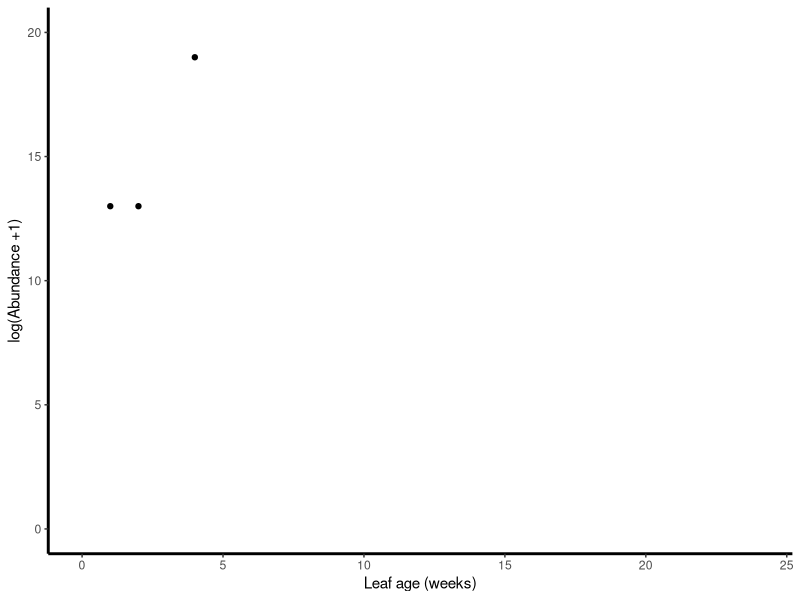
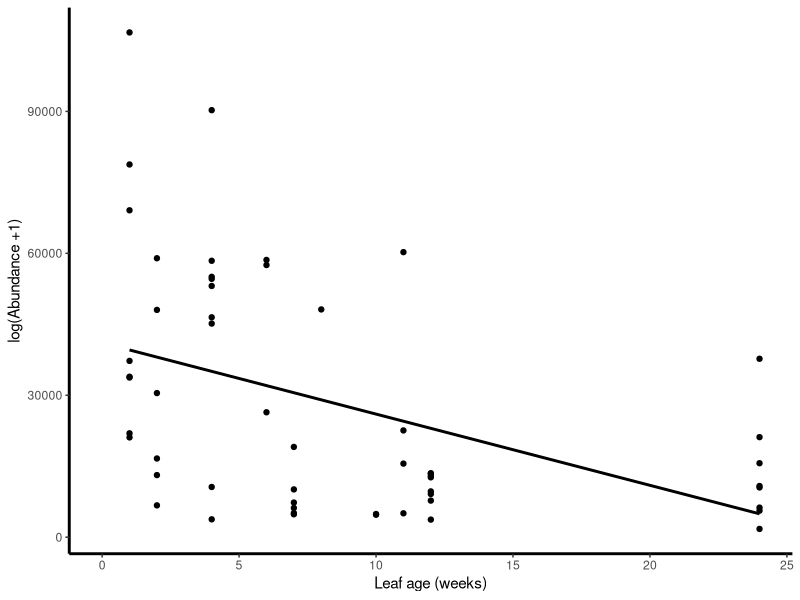
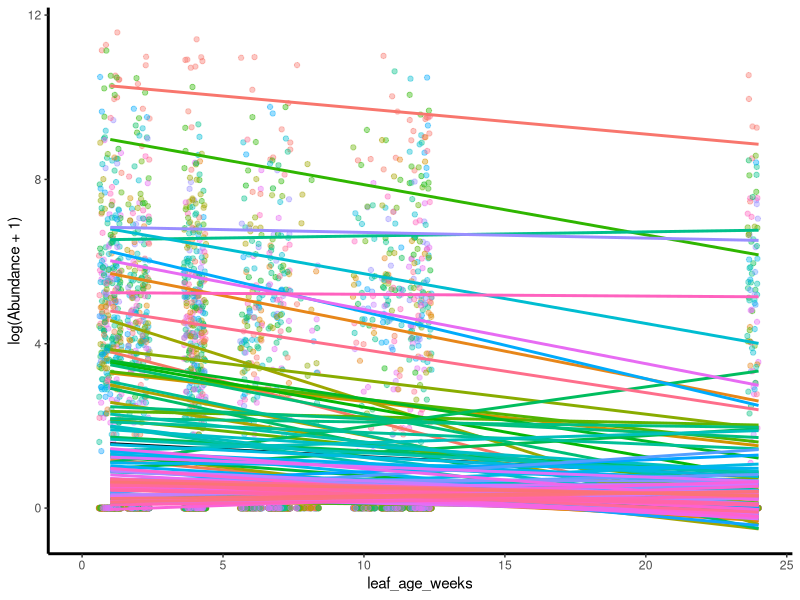

Recreate these plots in R, in order. (Note: this script raises an error after producing the figures.)
#title: "FunExp_v11"
#author: "Dr CG"
#date:"1/13/2023"

# Libraries
library(ggplot2)
library(vegan)
library(dplyr)
library(plyr)
library(lme4)
library(nlme)
library(gridExtra)
library(reshape2)
library(car)
library(MASS)

# Plot themes
## With legend
Theme=theme_classic(base_size=11, base_family="Helvetica") +
  theme(axis.line = element_line(size = 1, colour = "black", linetype = "solid")) +theme(plot.title = element_text(size = 12))
## Without legends
Theme2=Theme+ theme(legend.position="none") + theme(panel.border=element_rect(fill=NA))

# Load data
ASVtable.fundiv=read.table('input_data/ASVtable_forGLM_FunExp12023-01-04.txt', header=TRUE)
ASVtable.fundiv1=ASVtable.fundiv[,-1]
taxatable=read.table('input_data/taxtable_FunExp12023-01-04.txt', header=TRUE)

# from FunASV_v8: create an iterative GLM function
## ### To Iterate the GLM:

#* glm (gaussian distribution) vs null model
#* Store the model's outputs and the comparison with the null. 

#Input:
#* wide format dataset with ASV, fundiv data: ASVtable.fundiv1
#* list of taxa with number, DNA sequence, taxonomic affiliation and organized from more abundant to least abundant: taxatable

IterativeGLM_Fun <- function(ASVfun, taxatable){
  ASVfun_names=names(ASVfun)[1:1375]
  # create objects to store model results
  model.glmFun.results=c() # store model coefficients and output
  model.glmFun.evaluation=c() # store comparison between models
  
  for (i in 1:length(ASVfun_names)) {
    ASVdataFun=(ASVfun[,c(i,1376:1393)])
    names(ASVdataFun)[1]='ASVrelabun'
    
    # skip columns with 0 to 4 appearances
    ASVdataFun_presence=ASVdataFun[1]
    ASVdataFun_presence[which(ASVdataFun_presence>1),]=1
    if (sum(ASVdataFun_presence)<5) {print('low occurrence (<2)')} else {
      
      tax_rownum=which(taxatable$ASVcode==ASVfun_names[i])
      
      # data clean up steps   
      if (length(which(ASVdataFun$ASVrelabun==0))>0) {
        ASVdataFun=ASVdataFun[-which(ASVdataFun$ASVrelabun==0),] } else {print('nope')}
      if (length(which(is.na(ASVdataFun$W_Change)))>0) {
        ASVdataFun=ASVdataFun[-which(is.na(ASVdataFun$W_Change)),] } else {print('nope2')}
      
      # Check progress
      print(paste('Progress:', (ASVfun_names[i]), 
                  (taxatable$Family[tax_rownum]),
                  (taxatable$Genus[tax_rownum]), sep=' '))
      
      # Model runs
      # GLM with gaussian distribution
      Mod.fun1=lm(W_Change ~ ASVrelabun, data=ASVdataFun)
      Mod1.summary=summary(Mod.fun1)
      Mod1.coeff=Mod1.summary$coefficients
      # Null model
      Mod.null=glm(W_Change ~ 1, data=ASVdataFun)
      
      # Model comparison
      Mod1.aov=anova(Mod.fun1, Mod.null, test='Chisq')
      aic.model=AIC(Mod.fun1,Mod.null)		
      
      # Store coefficients
      coeff.full.model = data.frame((Mod1.summary$coefficients), 
                                    adj.p=p.adjust(Mod1.summary$coefficients[,2]), 
                                    Family=rep(taxatable$Family[tax_rownum],2),
                                    Genus=rep(taxatable$Genus[tax_rownum],2),
                                    ASVcode=rep(ASVfun_names[i],2), 
                                    ASVseq=rep(taxatable$ASVseq[tax_rownum], 2)) 
      # Store comparison
      coeff.aov = data.frame(model=c(paste(ASVfun_names[tax_rownum], 'null.model', sep='_'),
                                     paste(ASVfun_names[tax_rownum], 'full.model', sep='_')), 
                             resid.df=Mod1.aov[1], resid.dev=Mod1.aov[2], deviance=Mod1.aov[[4]], 
                             AIC=aic.model$AIC, chisq.p=Mod1.aov[[5]], adj.p=p.adjust(Mod1.aov[[5]]), 
                             Family=rep(taxatable$Family[tax_rownum],2) ,
                             Genus=rep(taxatable$Genus[tax_rownum],2), 
                             ASVcode=rep(ASVfun_names[i],2),
                             ASVseq=rep(taxatable$ASVseq[tax_rownum],2))		
      
      # format results table
      model.glmFun.results=(rbind(model.glmFun.results, coeff.full.model)) 		
      model.glmFun.evaluation=(rbind(model.glmFun.evaluation, coeff.aov))		
    }
  }
  # Finalize output:
  dim(model.glmFun.results) # check for expected dimensions
  # Add names to the columns of output tables:
  names(model.glmFun.results)=c('Estimate', 'Serror', 't.value', 'p.value', 'p.adjust','Family', 'Genus', 'ASVcode','ASVseq')
  names(model.glmFun.evaluation)=c('Model', 'df', 'Resid.dev', 'Deviance',  'AIC', 'p.value','adjust.p', 'Family', 'Genus', 'ASVcode','ASVseq')
  
  # Store both objects within a list
  model.results.output.glmFun=list(coefficients=model.glmFun.results, evaluation=model.glmFun.evaluation)
  
  return(model.results.output.glmFun)
}

# run the function
## with all ASVs
model.results.trial1=IterativeGLM_Fun(ASVtable.fundiv1, taxatable)
### clean and save the tables
models.coefficients1 = model.results.trial1$coefficients
models.evals1 = model.results.trial1$evaluation
#glm.models.coeff = paste(outPATH, 'ASV_glm_coefficients_FunExp1', date,'.txt', sep='')
#glm.models.evals = paste(outPATH, 'ASV_glm_evals_FunExp1', date,'.txt', sep='')
  #write.table(models.coefficients1, glm.models.coeff, sep="\t")
  #write.table(models.evals1, glm.models.evals, sep="\t")


# sort the output tables
## create lists to store potential ASVs correlated with function
list_asv_slopePos.Fun=c()
list_asv_noslope.Fun=c()
list_asv_slopeNeg.Fun=c()

# list of ASV codes to go through:
ASVfun_names=names(ASVtable.fundiv1)[1:1375]

for (i in 1:length(ASVfun_names)){
  # check that the ASV is present in the dataset
  if (sum(which(models.coefficients1$ASVcode==ASVfun_names[i]))==0) { print(paste(ASVfun_names[i], 'ASV not found'))
  } else {
    
    # extract the slope estimate:
    ASVabund.estimate= models.coefficients1[which(models.coefficients1$ASVcode==ASVfun_names[i]),1][2]
    # extract the p value:
    ASVabund.p= models.coefficients1[which(models.coefficients1$ASVcode==ASVfun_names[i]),5][2]
    ASVcode= models.coefficients1[which(models.coefficients1$ASVcode==ASVfun_names[i]),8][2]
    ASVGenus= models.coefficients1[which(models.coefficients1$ASVcode==ASVfun_names[i]),6][2]
    
    # inform of progress:  
    print(paste('Progress:', i, ASVcode, ASVGenus))
    
    # check that output differs from NA
    if (is.na(ASVabund.p)) { 
      print(paste(ASVfun_names[i], 'p value was NA'))
      list_asv_noslope.Fun=rbind(list_asv_noslope.Fun, c(ASVfun_names[i], ASVabund.estimate, ASVabund.p))
    } else {
      
      # Sort the taxa
      # if the taxa has a positive slope estimate and a significant adjusted p value -> accept and store ASVcode
      if (ASVabund.estimate > 0 && ASVabund.p < 0.05 ) {
        list_asv_slopePos.Fun=rbind(list_asv_slopePos.Fun, c(ASVfun_names[i], ASVabund.estimate, ASVabund.p))
      } else   { 
        # if the taxa has a negative slope estimate and a significant adjusted p value -> accept and store ASVcode
        if (ASVabund.estimate < 0 && ASVabund.p < 0.05 ) {
          list_asv_slopeNeg.Fun=rbind(list_asv_slopeNeg.Fun, c(ASVfun_names[i], ASVabund.estimate, ASVabund.p))
        } else {
          # store non significant and NA results ASV in noslope list
          list_asv_noslope.Fun=c(list_asv_noslope.Fun, paste(ASVfun_names[i], ASVabund.estimate, ASVabund.p)) 
        }
      } 
    }
  }
}


#### Edit the sorted tables and save
#Change from matrix to data frame and add column names.
#Focus on negative and positive slopes from here on. 
list_asv_slopePos.Fun.df=data.frame(list_asv_slopePos.Fun)
  colnames(list_asv_slopePos.Fun.df)=c('ASVcode', 'ASVestimate', 'ASVp.value')
  listPos.rank=list_asv_slopePos.Fun.df[order(list_asv_slopePos.Fun.df$ASVestimate),]

list_asv_slopeNeg.Fun.df=data.frame(list_asv_slopeNeg.Fun)
  colnames(list_asv_slopeNeg.Fun.df)=c('ASVcode', 'ASVestimate', 'ASVp.value')
  listNeg.rank=list_asv_slopeNeg.Fun.df[order(list_asv_slopeNeg.Fun.df$ASVestimate),]

list_asv_noslope.Fun.df=data.frame(list_asv_noslope.Fun)
  colnames(list_asv_noslope.Fun.df)=c('ASVcode', 'ASVestimate', 'ASVp.value')
  listnoslope.rank=list_asv_noslope.Fun.df[order(list_asv_noslope.Fun.df$ASVestimate),]
  
# Merge the lists with their taxonomic affiliations
  listPos.rank_taxa=left_join(listPos.rank, taxatable)
  listnoslope.rank_taxa=left_join(listnoslope.rank, taxatable)
  listNeg.rank_taxa=left_join(listNeg.rank, taxatable)
  
# Merge all lists
  ASVslope_sorted=rbind(
    data.frame(Slope=rep('Positive',dim(listPos.rank_taxa)[1]), listPos.rank_taxa),
    data.frame(Slope=rep('Neutral',dim(listnoslope.rank_taxa)[1]), listnoslope.rank_taxa),
    data.frame(Slope=rep('Negative',dim(listNeg.rank_taxa)[1]), listNeg.rank_taxa))

# prepare dataset
  # select the columns that will go into the long format:
  # include treatment, leaf age, and taxa that were realted to function
  ASVfor_melt=ASVtable.fundiv[,c(which(colnames(ASVtable.fundiv)%in%(ASVslope_sorted$ASVcode)),1387,1389)]

# Then use melt to go from the wide table format to the long table format. 
  otumelt_fun=melt(ASVfor_melt, id=c("treatment", "leaf_age_weeks"))
  length(names(otumelt_fun))
  names(otumelt_fun)[(length(names(otumelt_fun))-1):length(names(otumelt_fun))]=c("ASVcode", "Abundance") # the last two columns will represent the ASV code an the abundance value 
  head(otumelt_fun)
  
  otumelt2=left_join(otumelt_fun, taxatable,  by='ASVcode')
  
  # make sure the relative abundance column is numeric
  otumelt2$Abundance=as.numeric(as.character(otumelt2$Abundance))
  
  # remove rows with no information in the treatment and leaf age (where did these come from?)
  otumelt3=otumelt2[-which(is.na(otumelt2$treatment)),]
  head(otumelt3)

#### Generate list of ASVs with taxonomic and abundance data
  ASVlist=unique(otumelt2$ASVcode)	
  length(ASVlist)
  # calculate means for abundance per taxon
  ASVlist_means=ddply(otumelt2, .(ASVcode), summarize,  Abund=mean(Abundance, na.rm=TRUE))
  ASVlist_means=ASVlist_means[order(ASVlist_means$Abund, decreasing=TRUE),]
  ASVlist2=left_join(ASVlist_means, taxatable)
  
#### research questions:
  #### Do the most functional taxa increase over time?
  #ASV691 was identified as a low abundance taxon with the highest performance and classified as Rodobacter sp. 
  otumelt3_ASV691=otumelt3[which(otumelt3$ASVcode=='ASV691'),]
  otumelt3_ASV691_w0=otumelt3_ASV691[-which(otumelt3_ASV691$Abundance==0),]
  ggplot(otumelt3_ASV691_w0, aes(leaf_age_weeks, (Abundance+1))) + geom_point() + 
  ylim(0,20) +xlim(0, 24) +  Theme + 
    xlab('Leaf age (weeks)') + ylab('log(Abundance +1)')
  
  #### Do the most abundant taxa increase over time?
  #ASV1 Enterobacteraceae - It was identified as having a significant negative relationship with function.
  otumelt3_ASV1=otumelt3[which(otumelt3$ASVcode=='ASV1'),]
  otumelt3_ASV1_w0=otumelt3_ASV1#[-which(otumelt3_ASV1$Abundance==0),]
  ggplot(otumelt3_ASV1_w0, aes(leaf_age_weeks, (Abundance+1))) + geom_point() +xlim(0, 24) + 
    geom_smooth(method='lm', se=FALSE, color='black') + Theme + 
    xlab('Leaf age (weeks)') + ylab('log(Abundance +1)')
  
  #### Are there general trends of taxa over time?
  #Plot them all together to see general trends. this suggests:
  #  * most abundant ones decrease a few remain constant. 
  #  * some of the less aboundant increase with time
  ggplot(otumelt3, aes(leaf_age_weeks, log(Abundance+1))) + 
    geom_jitter(aes(color=ASVcode), alpha=0.4) +xlim(0, 24) + 
    geom_smooth(method='lm', se=FALSE, color='black') + 
    theme(legend.position='none') + geom_smooth(method='lm', aes(color=ASVcode), se=FALSE) + 
    Theme + theme(legend.position='none')
  
  ### Iterative GLM model
 # Now build an iterative model function:
  #  * glm (poisson distribution) vs null model
  # * Store the model's outputs and the comparison with the null. 
# Input:
#* long format dataset with ASV and metadata: otumel2
#* list of taxa with number, DNA sequence, taxonomic affiliation and organized from more abundant to least abundant: ASVlist2
  IterativeGLM1 <- function(long_data, ASVlist2){
    model.results.otuA=c() # store model coefficients and output
    model.evaluation.otuA=c() # store comparison between models
    
    for (i in 1:length(ASVlist2$ASVcode)){
      # extract data
      OTUdata=otumelt2[which(otumelt2$ASVcode%in%ASVlist2$ASVcode[i]),] 
      OTUdata2=OTUdata 
      # GLM with Poisson distribution
      Mod1=glm.nb(Abundance ~ leaf_age_weeks, data=OTUdata2)
      Mod1.summary=summary(Mod1)
      Mod1.coeff=Mod1.summary$coefficients
      # Null model
      Mod1.null=glm.nb(Abundance ~ 1, data=OTUdata2)
      Mod1.aov=anova(Mod1, Mod1.null, test='Chisq')
      # Comparison	
      aic.model=AIC(Mod1,Mod1.null)
      # store coefficients
      coeff.full.model = data.frame((Mod1.summary$coefficients), 
                                    adj.p=p.adjust(Mod1.summary$coefficients[,2]), 
                                    ASVcode=rep(unique(OTUdata2$ASVcode), 2), 
                                    Family=rep(OTUdata2$Family[i],2) ,
                                    Genus=rep(OTUdata2$Genus[i],2), 
                                    ASVcode=rep(ASVlist2$ASVcode[i],2)) 
      # store comparison
      
      coeff.aov = data.frame(model=c(paste(unique(OTUdata2$ASVcode), 'null.model', sep='_'),
                                     paste(unique(OTUdata2$ASVcode), 'full.model', sep='_')), 
                             resid.df=Mod1.aov[3], 
                             resid.theta=Mod1.aov[2], 
                             #deviance=Mod1.aov[[4]], 
                             AIC=aic.model$AIC, 
                             p.value=c('NA', (Mod1.aov$`Pr(Chi)`)[2]), 
                             adj.p=c('NA', p.adjust(Mod1.aov$`Pr(Chi)`)[2]), 
                             Family=rep(OTUdata2$Family[i],2) ,
                             Genus=rep(OTUdata2$Genus[i],2), 
                             ASVcode=rep(OTUdata2$ASVcode[i],2))		
      
      # format result table
      model.results.otuA=(rbind(model.results.otuA, coeff.full.model)) 			
      model.evaluation.otuA=(rbind(model.evaluation.otuA, coeff.aov))					
      
      # print taxa number, family and genus as a way to track progress of the function: remove if >100 taxa
      print(paste(OTUdata$Family[i], OTUdata$Genus[i], i))
    }
    dim(model.results.otuA) # check the dimensions
    
    # add names to the columns of the output tables
    names(model.results.otuA)=c('Estimate', 'Sdev', 'z.value', 'p.value', 'p.adjust', 'ASV2','Family', 'Genus', 'ASVcode')
    names(model.evaluation.otuA)=c('Model', 'Resid.dev', 'theta', 'AIC', 'p.value','adjust.p', 'Family', 'Genus', 'ASVcode')
    
    # store both data frames within a list
    model.results.output = list(coefficients=model.results.otuA, evaluation=model.evaluation.otuA)
    
    return(model.results.output)
  } 
  # run it:
  model.results.trial1=IterativeGLM1(otumelt2, ASVlist2[1:30,])
  models.coefficients1 = model.results.trial1$coefficients
  models.evals1 = model.results.trial1$evaluation  
  
  
#### research questions:
  ### ID taxa that increase with time from Iterative model
  #Can I identify which taxa are increasing with age relably to later test whether they are correlated with function?
  # create lists to store potential ASVs correlated with function
  list_asv_slopePos.time=c()
  list_asv_noslope.time=c()
  list_asv_slopeNeg.time=c()
  
  # list of ASV codes to go through:
  ASVtime_names=ASVlist2$ASVcode
  
  for (i in 1:length(ASVtime_names)){
    # check that the ASV is present in the dataset
    if (sum(which(models.coefficients1$ASVcode==ASVtime_names[i]))==0) { print(paste(ASVtime_names[i], 'ASV not found'))
    } else {
      # extract the slope estimate:
      ASVabund.estimate= models.coefficients1[which(models.coefficients1$ASVcode==ASVtime_names[i]),1][2]
      # extract the p value:
      ASVabund.p= models.coefficients1[which(models.coefficients1$ASVcode==ASVtime_names[i]),5][2]
      ASVcode= models.coefficients1[which(models.coefficients1$ASVcode==ASVtime_names[i]),8][2]
      ASVGenus= models.coefficients1[which(models.coefficients1$ASVcode==ASVtime_names[i]),6][2]
      
      # inform of progress:  
      print(paste('Progress:', i, ASVcode, ASVGenus))
      
      # check that output differs from NA
      if (is.na(ASVabund.p)) { 
        print(paste(ASVtime_names[i], 'p value was NA'))
        list_asv_noslope.time=rbind(list_asv_noslope.time, c(ASVtime_names[i], ASVabund.estimate, ASVabund.p))
      } else {
        
        # Sort the taxa
        # if the taxa has a positive slope estimate and a significant adjusted p value -> accept and store ASVcode
        if (ASVabund.estimate > 0 && ASVabund.p < 0.05 ) {
          list_asv_slopePos.time=rbind(list_asv_slopePos.time, c(ASVtime_names[i], ASVabund.estimate, ASVabund.p))
        } else   { 
          # if the taxa has a negative slope estimate and a significant adjusted p value -> accept and store ASVcode
          if (ASVabund.estimate < 0 && ASVabund.p < 0.05 ) {
            list_asv_slopeNeg.time=rbind(list_asv_slopeNeg.time, c(ASVtime_names[i], ASVabund.estimate, ASVabund.p))
          } else {
            # store non significant and NA results ASV in noslope list
            list_asv_noslope.time=rbind(list_asv_noslope.time, c(ASVtime_names[i], ASVabund.estimate, ASVabund.p)) 
          }
        } 
      }
    }
  }
  
  #### Edit the sorted tables and save
  list_asv_slopePos.time.df=data.frame(list_asv_slopePos.time)
  colnames(list_asv_slopePos.time.df)=c('ASVcode', 'ASVestimate', 'ASVp.value')
  listPos.rank.time=list_asv_slopePos.time.df[order(list_asv_slopePos.time.df$ASVestimate),]
  
  list_asv_slopeNeg.time.df=data.frame(list_asv_slopeNeg.time)
  colnames(list_asv_slopeNeg.time.df)=c('ASVcode', 'ASVestimate', 'ASVp.value')
  listNegslope.rank.time=list_asv_slopeNeg.time.df[order(list_asv_slopeNeg.time.df$ASVestimate),]
  
  list_asv_noslope.time.df=data.frame(list_asv_noslope.time)
  colnames(list_asv_noslope.time.df)=c('ASVcode', 'ASVestimate', 'ASVp.value')
  listnoslope.rank.time=list_asv_noslope.time.df[order(list_asv_noslope.time.df$ASVestimate),]
  
  # merge with taxa
  listPos.rank_taxa.time=left_join(listPos.rank.time, taxatable)
  listnoslope.rank_taxa.time=left_join(listnoslope.rank.time, taxatable)
  listNeg.rank_taxa.time=left_join(listNegslope.rank.time, taxatable)
  
  
  ASVslope.sorted.time=rbind(
    data.frame(Slope.time=rep('Positive',dim(listPos.rank_taxa.time)[1]), listPos.rank_taxa.time),
    data.frame(Slope.time=rep('Neutral',dim(listnoslope.rank_taxa.time)[1]), listnoslope.rank_taxa.time),
    data.frame(Slope.time=rep('Negative',dim(listNeg.rank_taxa.time)[1]), listNeg.rank_taxa.time))
  
  
  ### Compare ASV listsnames(ASVslope.sorted.time)[3:4]=c('ASVestimate.time', 'ASVp.value.time')
  Compare_asv_list=left_join(ASVslope_sorted, ASVslope.sorted.time)
  Compare_asv_list$ASVestimate.time=as.numeric(Compare_asv_list$ASVestimate.time)
  Compare_asv_list$ASVp.value.time=as.numeric(Compare_asv_list$ASVp.value.time)
  
  